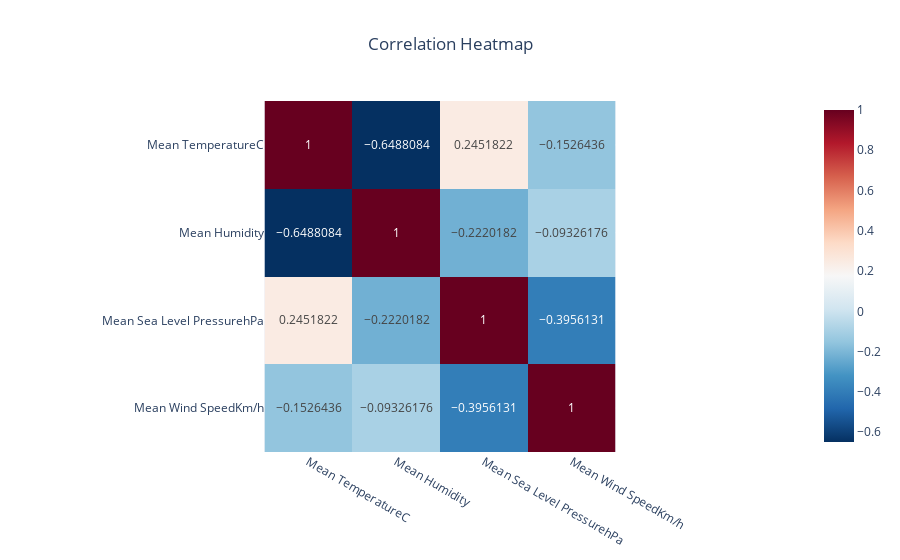

Notebook code for this chart:
### Code cell
corr = df[['Mean TemperatureC','Mean Humidity','Mean Sea Level PressurehPa','Mean Wind SpeedKm/h']].corr()

fig = px.imshow(corr,
                 text_auto=True,
                 color_continuous_scale='RdBu_r',
                 title="Correlation Heatmap")
fig.update_layout(title_x=0.5)
fig.show()

### Figure 1 — Plotly figure (JSON) as saved in the notebook; plotly's stock layout.template omitted (floating-point values rounded to 4 significant figures)
{"data": [{"coloraxis": "coloraxis", "hovertemplate": "x: %{x}<br>y: %{y}<br>color: %{z}<extra></extra>", "name": "0", "texttemplate": "%{z}", "type": "heatmap", "x": ["Mean TemperatureC", "Mean Humidity", "Mean Sea Level PressurehPa", "Mean Wind SpeedKm/h"], "xaxis": "x", "y": ["Mean TemperatureC", "Mean Humidity", "Mean Sea Level PressurehPa", "Mean Wind SpeedKm/h"], "yaxis": "y", "z": [[1, -0.6488, 0.2452, -0.1526], [-0.6488, 1, -0.222, -0.09326], [0.2452, -0.222, 1, -0.3956], [-0.1526, -0.09326, -0.3956, 1]]}], "layout": {"coloraxis": {"colorscale": [[0, "rgb(5,48,97)"], [0.1, "rgb(33,102,172)"], [0.2, "rgb(67,147,195)"], [0.3, "rgb(146,197,222)"], [0.4, "rgb(209,229,240)"], [0.5, "rgb(247,247,247)"], [0.6, "rgb(253,219,199)"], [0.7, "rgb(244,165,130)"], [0.8, "rgb(214,96,77)"], [0.9, "rgb(178,24,43)"], [1, "rgb(103,0,31)"]]}, "title": {"text": "Correlation Heatmap", "x": 0.5}, "xaxis": {"anchor": "y", "constrain": "domain", "domain": [0, 1], "scaleanchor": "y"}, "yaxis": {"anchor": "x", "autorange": "reversed", "constrain": "domain", "domain": [0, 1]}}}
